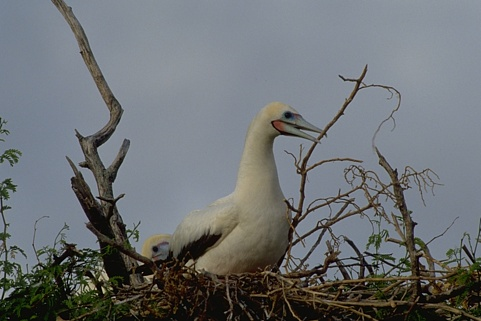
%> input picture data/a_8049.jpg, 481 x 321 px
$ octave CompareMethodsBinarySegmentation.m   (GNU Octave 9; MATLAB toolbox functions it lacks are replaced by stand-ins)
%> lines starting %> are read from the running program, lines starting %| are printed output that depends on the picture; in (x1, y1, x2, y2) boxes, pixels count from 0 and x2, y2 are one past the last pixel; in counts of white or black regions, pixels touching at a corner belong together; the program's own positions count from 1

image = imread('data/a_8049.jpg');
%> image is the input picture: size 321x481x3 uint8; mean R, G, B 108.6, 112.5, 114.9
gt_image = imread('data/a_8049_gt.png');
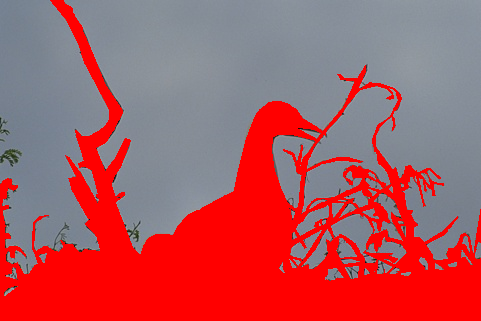
%> input picture data/a_8049_gt.png, 481 x 321 px
%> gt_image is the input picture: size 321x481x3 uint8; mean R, G, B 174.2, 89, 95.7
gt = zeros([size(gt_image,1), size(gt_image,2)]);
gt(gt_image(:, :, 1)==255 & gt_image(:, :, 2)==0 & gt_image(:, :, 3)==0)=1;
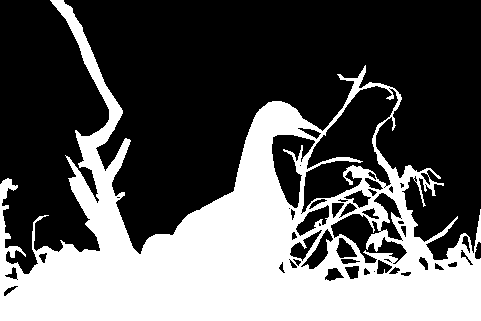
%> gt: size 321x481 double; values 0 (black) and 1 (white), 35.5% white; 1 white region, box (x1, y1, x2, y2) and area: (0, 0, 481, 321) 54752
gt(gt==0)=2;

fore_x = 181:280;
fore_y = 221:320;
back_x = 116:215;
back_y = 1:100;

background_area = image(back_y, back_x, :);
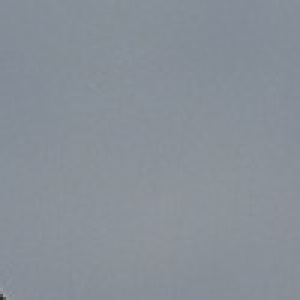
%> background_area: size 100x100x3 uint8 (shown 3 times larger); mean R, G, B 136.4, 144, 152.6
foreground_area = image(fore_y, fore_x, :);
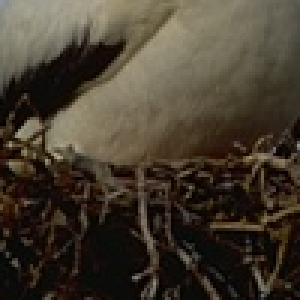
%> foreground_area: size 100x100x3 uint8 (shown 3 times larger); mean R, G, B 68.9, 60.1, 46.7

% Set number of components in mixture
k = 1;

% Get GMM for background
sz = size(background_area);
%> sz = [100 100 3]
new_sz = sz(1) * sz(2);
%> new_sz = 10000
background_area = double(reshape(background_area, [new_sz, 3]));
%> (the run ends here)
